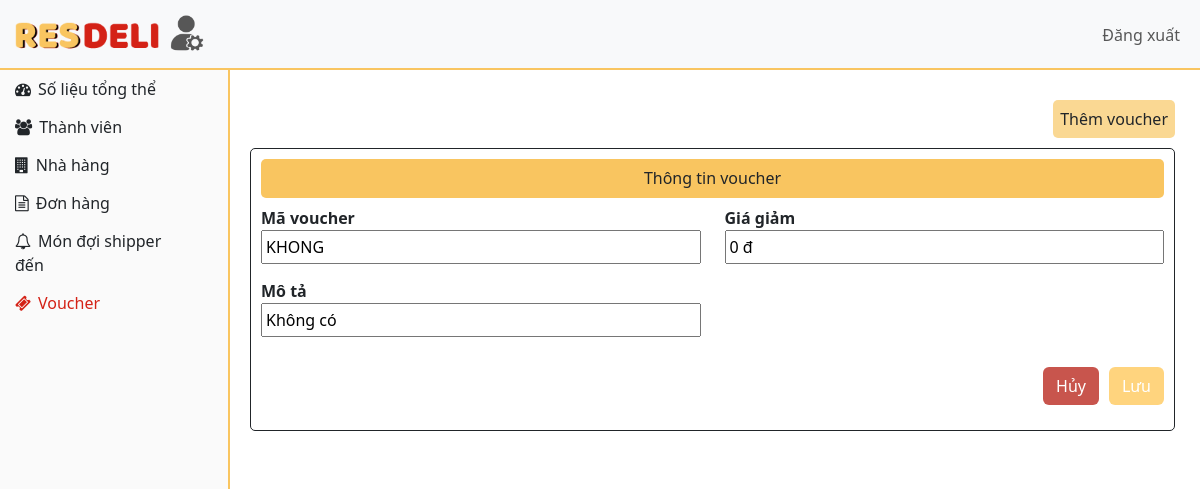
Page /admin/update_voucher.php?vou_upd=1 on the committed database.
### tables this page shows
CREATE TABLE `voucher` (
  `vou_id` int(11) NOT NULL,
  `v_name` varchar(50) NOT NULL,
  `value` int(11) NOT NULL,
  `vou_des` varchar(222) NOT NULL
);

### admin/update_voucher.php (the view, shortened to what this page needs)
<!DOCTYPE html>
<html lang="en">
<?php
include("../connection/connect.php");
$sql = "SELECT * FROM voucher where vou_id = '$_GET[vou_upd]'";
$query = mysqli_query($db, $sql);
$row = mysqli_fetch_array($query);
?>
<head>
    <link href="https://cdn.jsdelivr.net/npm/bootstrap@5.3.2/dist/css/bootstrap.min.css" rel="stylesheet">
    <link href="https://getbootstrap.com/docs/5.3/assets/css/docs.css" rel="stylesheet">
    <link rel="stylesheet" href="./css/style.css">
    <link rel="stylesheet" href="https://cdnjs.cloudflare.com/ajax/libs/font-awesome/4.7.0/css/font-awesome.min.css">
</head>
<body>
    <div class="header">
        <nav class="navbar n1 navbar-expand-lg bg-body-tertiary ">
            <div class="container-fluid">
                <a class="navbar-brand" href="#">
                    <img src="../images/logo.png" alt="Logo" style="width:150px;" class="d-inline-block align-top">
                    <img src="./imgad/adminlogo.png" alt="Logo" style="width:40px;" class="d-inline-block align-top">
                </a>
                <div class="collapse navbar-collapse" id="navbarNavDropdown">
                    <ul class="navbar-nav ms-auto">
                        <li class="nav-item dropdown">
                            <a class="nav-link" href="logout.php" role="button">
                                Đăng xuất
                            </a>
                        </li>
                    </ul>
                </div>
            </div>
        </nav>
    </div>
    <div class="left-sidebar">
        <ul class="nav-side">
            <li><a class="nav-link" href="dashboard.php"><i style="padding-right: 7px;" class="fa fa-tachometer"></i>Số liệu tổng thể</a></li>
            <li><a class="nav-link" href="all_users.php"><i style="padding-right: 7px;" class="fa fa-users"></i>Thành viên</a></li>
            <li><a class="nav-link" href="all_restaurants.php"><i style="padding-right: 7px;" class="fa fa-building"></i>Nhà hàng</a></li>
            <li><a class="nav-link" href="orders.php"><i style="padding-right: 7px;" class="fa fa-file-text-o"></i>Đơn hàng</a></li>
            <li><a class="nav-link" href="pre_order_check.php"><i style="padding-right: 7px;" class="fa fa-bell-o"></i>Món đợi shipper đến</a></li>
            <li><a class="nav-link current" href="voucher.php"><i style="padding-right: 7px;" class="fa fa-ticket"></i>Voucher</a></li>
        </ul>
    </div>
    <div class="card card-form">
        <div class="wrapper-btn">
            <a href="add_voucher.php" class="card-btn ">Thêm voucher</a>
        </div>
        <div class="container">
            <form class="fill-form" action="" method="post" enctype="multipart/form-data">
                <h6 style="text-align: center;">Thông tin voucher</h6>
                <div class="row">
                    <div class="col-6">
                        <label for="username">Mã voucher</label>
                        <input type="text" name="v_name" value="<?php echo $row['v_name'] ?>" required="" oninvalid="this.setCustomValidity('Chưa nhập Mã voucher')" oninput="setCustomValidity('')">
                    </div>
                    <div class="col-6">
                        <label for="password">Giá giảm</label>
                        <input type="text" name="value" oninput="formatCurrency(this)" value="<?php echo number_format($row['value']) . " đ" ?>">
                    </div>
                    <div class="col-6">
                        <label for="password">Mô tả</label>
                        <input type="text" name="vou_des" value="<?php echo $row['vou_des'] ?>" required="" oninvalid="this.setCustomValidity('Chưa nhập Mô tả')" oninput="setCustomValidity('')">
                    </div>
                    <div class="form-buttons">
                        <input type="submit" name="submit" class="btn btn-save" value="Lưu">
                        <a href="voucher.php" class="btn btn-cancel">Hủy</a>
                    </div>
                </div>
            </form>
        </div>
    </div>
</body>
</html>

### admin/css/style.css (style rules this page uses)
* { box-sizing: border-box; outline: none; }
html, body { -webkit-text-size-adjust: 100%; }
ul, li { list-style: none; padding: 0; margin: 0; }
.container { padding: 0; }
.navbar { position: fixed; display: flex; z-index: 99; top: 0; width: 100%; }
.n1::after { content: ''; display: block; width: 100%; height: 2px; background-color: #F9C560; position: absolute; bottom: 0; left: 0; }
.left-sidebar { position: absolute; width: 230px; height: 100%; top: 0; padding-top: 70px; background-color: #FAFAFA; border-right: #F9C560 2px solid; }
.left-sidebar li .nav-link { padding: 7px 35px 7px 15px; display: block; }
.nav-side a.current:link, .nav-side a.current:visited { color: #D42216; }
.card { position: absolute; display: flex; margin-left: 250px; top: 100px; border: none; }
.card-btn { margin-bottom: 10px; display: inline; float: right; padding-right: 10px; text-decoration: none; margin-left: 7px; background-color: #fad893; text-align: center; padding: 7px; border-radius: 5px; color: #212529; }
.fill-form { border: 1px solid; padding: 10px; border-radius: 5px; margin-bottom: 30px; }
.fill-form h6 { background-color: #F9C560; padding: 10px; border-radius: 5px; }
input[type=text], input[type=password] { width: 100%; padding: 3px; margin-bottom: 5px; box-sizing: border-box; }
.card-form { margin-right: 25px; }
.form-buttons .btn { margin-top: 15px; float: right; margin-left: 10px; }
.btn-save { background-color: #ffd47e; color: #fff; }
.btn-cancel { background-color: #c8554d; color: #fff; }
label { font-weight: 600; }
.card input { margin-bottom: 15px; }

### rows in the picture
voucher: v_name "KHONG", value "0 đ", vou_des "Không có"
